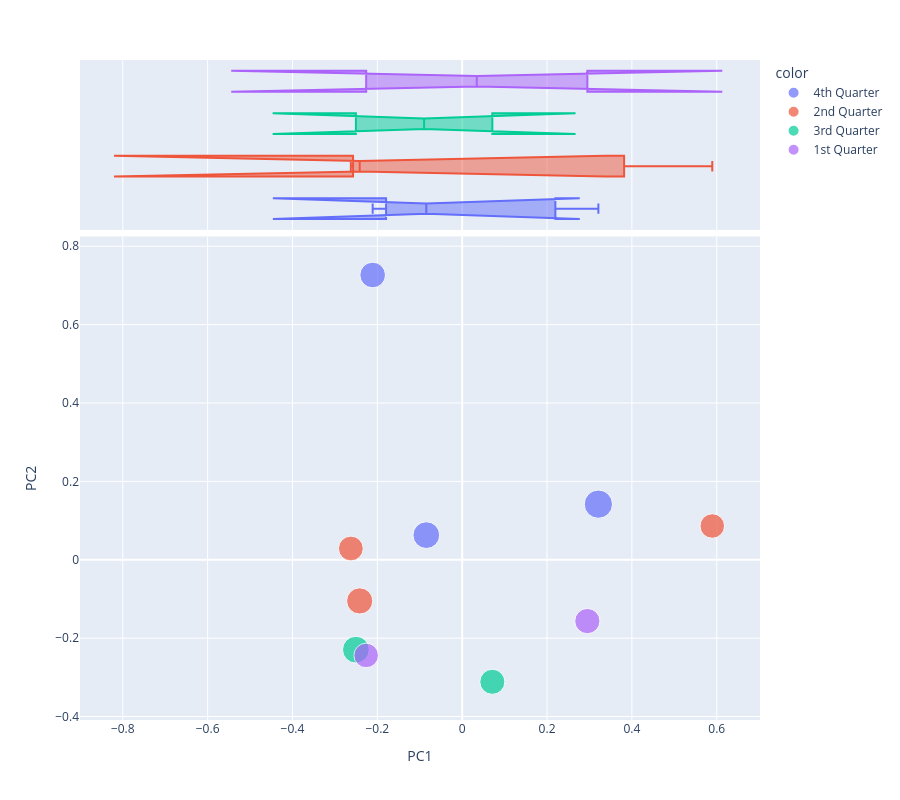

The code cell stored with this chart in its notebook:
### Markdown cell above
## PCA Visualization 2

### Code cell
vis_pcs(DCM, 1, 2)

### Figure 1 — Plotly figure (JSON) as saved in the notebook; plotly's stock layout.template omitted (floating-point values rounded to 4 significant figures)
{"data": [{"hovertemplate": "<b>%{hovertext}</b><br><br>color=4th Quarter<br>PC1=%{x}<br>PC2=%{y}<br>size=%{marker.size}<extra></extra>", "hovertext": ["What Dope Arrest is Doing to Career of Barbara McNair", "Tito Jackson: His Music and His Family", "Ten Ways to Get a Mink Coat/ Why Negro Suicides are Increasing"], "legendgroup": "4th Quarter", "marker": {"color": "#636efa", "size": [99374, 89009, 81741], "sizemode": "area", "sizeref": 248.4, "symbol": "circle"}, "mode": "markers", "name": "4th Quarter", "orientation": "v", "showlegend": true, "type": "scatter", "x": [0.321, -0.08458, -0.211], "xaxis": "x", "y": [0.1419, 0.06289, 0.7266], "yaxis": "y"}, {"alignmentgroup": "True", "hovertemplate": "<b>%{hovertext}</b><br><br>color=4th Quarter<br>PC1=%{x}<extra></extra>", "hovertext": ["What Dope Arrest is Doing to Career of Barbara McNair", "Tito Jackson: His Music and His Family", "Ten Ways to Get a Mink Coat/ Why Negro Suicides are Increasing"], "legendgroup": "4th Quarter", "marker": {"color": "#636efa", "symbol": "circle"}, "name": "4th Quarter", "notched": true, "offsetgroup": "4th Quarter", "showlegend": false, "type": "box", "x": [0.321, -0.08458, -0.211], "xaxis": "x2", "yaxis": "y2"}, {"hovertemplate": "<b>%{hovertext}</b><br><br>color=2nd Quarter<br>PC1=%{x}<br>PC2=%{y}<br>size=%{marker.size}<extra></extra>", "hovertext": ["What's Behind Suicide of Charles Diggs Sr.?", "New Reggie Defends His Hero Image", "Why Cuban Rebels Jailed Son of Wealthy Negro / Will Marriage to Jack Denison Hurt Dandridge's Career?"], "legendgroup": "2nd Quarter", "marker": {"color": "#EF553B", "size": [74986, 85341, 76401], "sizemode": "area", "sizeref": 248.4, "symbol": "circle"}, "mode": "markers", "name": "2nd Quarter", "orientation": "v", "showlegend": true, "type": "scatter", "x": [0.5894, -0.2416, -0.2624], "xaxis": "x", "y": [0.08618, -0.1051, 0.02873], "yaxis": "y"}, {"alignmentgroup": "True", "hovertemplate": "<b>%{hovertext}</b><br><br>color=2nd Quarter<br>PC1=%{x}<extra></extra>", "hovertext": ["What's Behind Suicide of Charles Diggs Sr.?", "New Reggie Defends His Hero Image", "Why Cuban Rebels Jailed Son of Wealthy Negro / Will Marriage to Jack Denison Hurt Dandridge's Career?"], "legendgroup": "2nd Quarter", "marker": {"color": "#EF553B", "symbol": "circle"}, "name": "2nd Quarter", "notched": true, "offsetgroup": "2nd Quarter", "showlegend": false, "type": "box", "x": [0.5894, -0.2416, -0.2624], "xaxis": "x2", "yaxis": "y2"}, {"hovertemplate": "<b>%{hovertext}</b><br><br>color=3rd Quarter<br>PC1=%{x}<br>PC2=%{y}<br>size=%{marker.size}<extra></extra>", "hovertext": ["Benson Shares His Fame With Family", "First Poll Reveals Candidates Negroes Want for President / What Negroes Don't Know about Hawaii"], "legendgroup": "3rd Quarter", "marker": {"color": "#00cc96", "size": [89396, 78302], "sizemode": "area", "sizeref": 248.4, "symbol": "circle"}, "mode": "markers", "name": "3rd Quarter", "orientation": "v", "showlegend": true, "type": "scatter", "x": [-0.2506, 0.07103], "xaxis": "x", "y": [-0.2293, -0.3113], "yaxis": "y"}, {"alignmentgroup": "True", "hovertemplate": "<b>%{hovertext}</b><br><br>color=3rd Quarter<br>PC1=%{x}<extra></extra>", "hovertext": ["Benson Shares His Fame With Family", "First Poll Reveals Candidates Negroes Want for President / What Negroes Don't Know about Hawaii"], "legendgroup": "3rd Quarter", "marker": {"color": "#00cc96", "symbol": "circle"}, "name": "3rd Quarter", "notched": true, "offsetgroup": "3rd Quarter", "showlegend": false, "type": "box", "x": [-0.2506, 0.07103], "xaxis": "x2", "yaxis": "y2"}, {"hovertemplate": "<b>%{hovertext}</b><br><br>color=1st Quarter<br>PC1=%{x}<br>PC2=%{y}<br>size=%{marker.size}<extra></extra>", "hovertext": ["How Negroes Feel about a Catholic for US President / Labor Department's Talented Lady Lawyer", "Rudy McCollum Talks Ends 5-Year Silence in Insane Asylum"], "legendgroup": "1st Quarter", "marker": {"color": "#ab63fa", "size": [79252, 74909], "sizemode": "area", "sizeref": 248.4, "symbol": "circle"}, "mode": "markers", "name": "1st Quarter", "orientation": "v", "showlegend": true, "type": "scatter", "x": [0.295, -0.2263], "xaxis": "x", "y": [-0.1564, -0.2441], "yaxis": "y"}, {"alignmentgroup": "True", "hovertemplate": "<b>%{hovertext}</b><br><br>color=1st Quarter<br>PC1=%{x}<extra></extra>", "hovertext": ["How Negroes Feel about a Catholic for US President / Labor Department's Talented Lady Lawyer", "Rudy McCollum Talks Ends 5-Year Silence in Insane Asylum"], "legendgroup": "1st Quarter", "marker": {"color": "#ab63fa", "symbol": "circle"}, "name": "1st Quarter", "notched": true, "offsetgroup": "1st Quarter", "showlegend": false, "type": "box", "x": [0.295, -0.2263], "xaxis": "x2", "yaxis": "y2"}], "layout": {"height": 800, "legend": {"itemsizing": "constant", "title": {"text": "color"}, "tracegroupgap": 0}, "margin": {"t": 60}, "xaxis": {"anchor": "y", "domain": [0, 1], "title": {"text": "PC1"}}, "xaxis2": {"anchor": "y2", "domain": [0, 1], "matches": "x", "showgrid": true, "showticklabels": false}, "yaxis": {"anchor": "x", "domain": [0, 0.7326], "title": {"text": "PC2"}}, "yaxis2": {"anchor": "x2", "domain": [0.7426, 1], "matches": "y2", "showgrid": false, "showline": false, "showticklabels": false, "ticks": ""}}}
